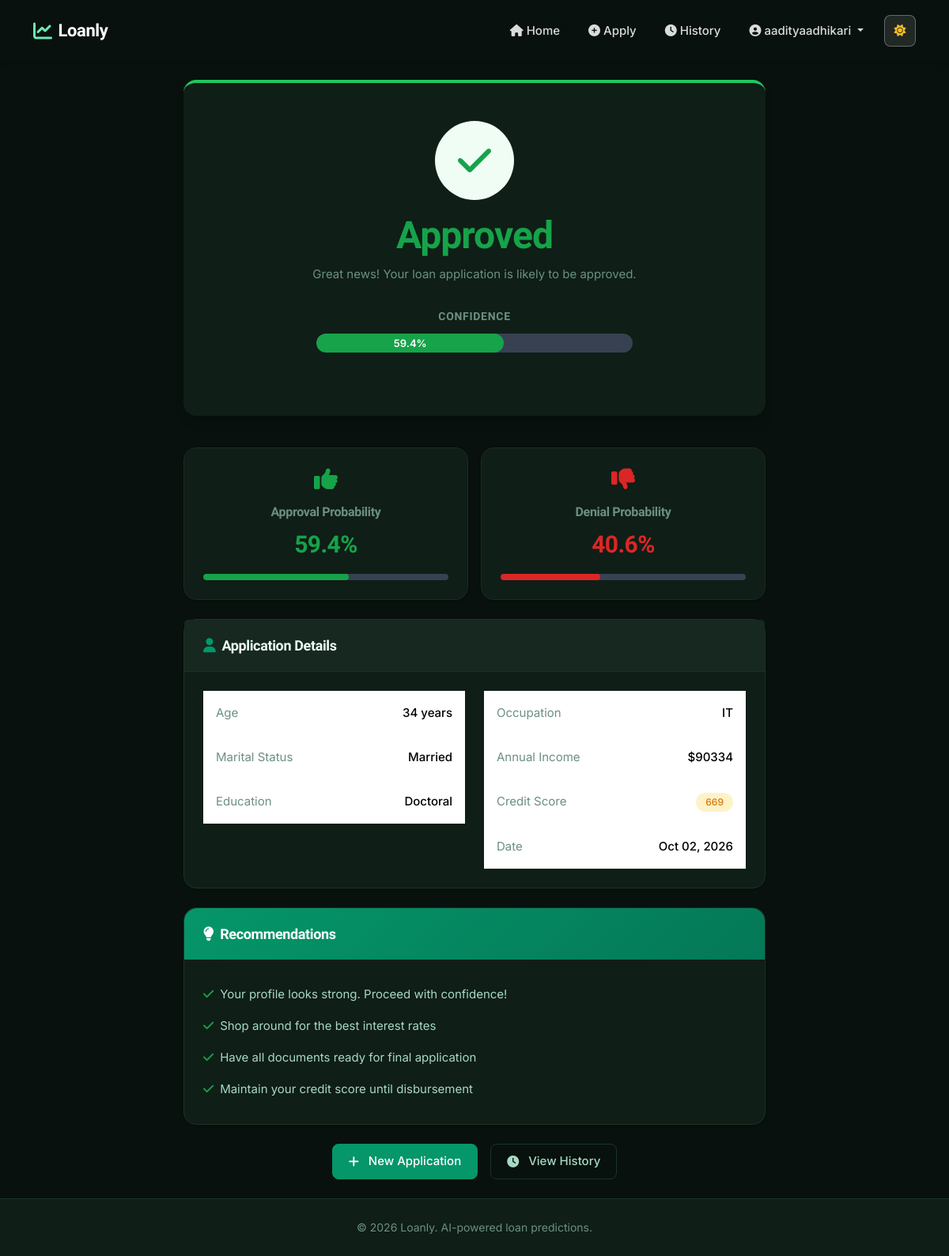
/result/20/ (signed in), run on the app's committed database.
### prediction/models.py (models this page shows, shortened)
class LoanPrediction(models.Model):
    EDUCATION_CHOICES = [
        ('High School', 'High School'),
        ("Associate's", "Associate's"),
        ("Bachelor's", "Bachelor's"),
        ("Master's", "Master's"),
        ('Doctoral', 'Doctoral'),
    ]
    MARITAL_CHOICES = [
        ('Single', 'Single'),
        ('Married', 'Married'),
    ]
    OCCUPATION_CHOICES = [
        (o, o) for o in [
            'Accountant', 'Analyst', 'Architect', 'Banker', 'Chef', 'Consultant',
            'Designer', 'Doctor', 'Engineer', 'IT', 'Lawyer', 'Manager',
            'Marketing', 'Nurse', 'Pharmacist', 'Researcher', 'Sales',
            'Student', 'Teacher', 'Writer',
        ]
    ]
    user = models.ForeignKey(User, on_delete=models.CASCADE,
                             related_name='predictions', null=True, blank=True)
    age = models.IntegerField()
    occupation = models.CharField(max_length=50, choices=OCCUPATION_CHOICES)
    education_level = models.CharField(max_length=20, choices=EDUCATION_CHOICES)
    marital_status = models.CharField(max_length=10, choices=MARITAL_CHOICES)
    income = models.DecimalField(max_digits=12, decimal_places=2)
    credit_score = models.IntegerField()
    prediction_result = models.CharField(max_length=20, default='PENDING')
    approval_probability = models.FloatField(default=0.0)
    denial_probability = models.FloatField(default=0.0)
    confidence = models.FloatField(default=0.0)
    created_at = models.DateTimeField(auto_now_add=True)
    class Meta:
        ordering = ['-created_at']
        verbose_name = 'Loan Prediction'
        verbose_name_plural = 'Loan Predictions'

### prediction/views.py (the view)
# urls.py: path('result/<int:pk>/', views.prediction_result, name='prediction_result'),
@login_required
def prediction_result(request, pk):
    try:
        prediction = LoanPrediction.objects.get(pk=pk, user=request.user)
    except LoanPrediction.DoesNotExist:
        messages.error(request, "Prediction not found")
        return redirect('home')
    try:
        explanation = explain_prediction(
            age=prediction.age,
            occupation=prediction.occupation,
            education_level=prediction.education_level,
            marital_status=prediction.marital_status,
            income=prediction.income,
            credit_score=prediction.credit_score,
        )
    except Exception:
        explanation = []  # the page still works without the explanation
    return render(request, 'prediction/result.html', {
        'prediction': prediction,
        'explanation': explanation,
    })

### prediction/services.py (called while the page is built, shortened)
@lru_cache(maxsize=1)
def get_pipeline():
    try:
        return joblib.load(PIPELINE_PATH)
    except FileNotFoundError as exc:
        raise ModelNotAvailable(
            f"{PIPELINE_PATH.name} not found. Run `python -m ml.train` first."
        ) from exc

def explain_prediction(age, occupation, education_level, marital_status, income,
                       credit_score, top_n=4, min_effect=0.05):
    pipe = get_pipeline()
    clf = pipe.named_steps["clf"]
    if clf.__class__.__name__ != "XGBClassifier":
        return []

### templates/prediction/result.html (shortened to what this page needs)
{% extends 'base.html' %}
{% load static %}
{% block content %}
<div class="row justify-content-center fade-in">
    <div class="col-lg-8">
        <div class="card shadow-lg result-card {% if prediction.prediction_result == 'APPROVED' %}result-approved{% else %}result-denied{% endif %}">
            <div class="card-body py-5">
                {% if prediction.prediction_result == 'APPROVED' %}
                    <div class="result-icon approved">
                        <i class="fas fa-check"></i>
                    </div>
                    <h1 class="display-5 fw-bold text-success mb-2">Approved</h1>
                    <p class="text-muted">Great news! Your loan application is likely to be approved.</p>
                {% else %}
                    <div class="result-icon denied">
                        <i class="fas fa-times"></i>
                    </div>
                    <h1 class="display-5 fw-bold text-danger mb-2">Denied</h1>
                    <p class="text-muted">Your application may not be approved at this time.</p>
                {% endif %}
                <div class="confidence-score">
                    <h5>Confidence</h5>
                    <div class="progress" style="height: 24px;">
                        <div class="progress-bar {% if prediction.prediction_result == 'APPROVED' %}bg-success{% else %}bg-danger{% endif %}"
                             style="width: {{ prediction.confidence }}%;">
                            {{ prediction.confidence|floatformat:1 }}%
                        </div>
                    </div>
                </div>
            </div>
        </div>
        <div class="row mt-4 g-3">
            <div class="col-md-6">
                <div class="card h-100 border-success">
                    <div class="card-body text-center py-4">
                        <i class="fas fa-thumbs-up fa-2x text-success mb-3"></i>
                        <h6 class="text-muted mb-2">Approval Probability</h6>
                        <h2 class="text-success mb-3">{{ prediction.approval_probability|floatformat:1 }}%</h2>
                        <div class="progress" style="height: 8px;">
                            <div class="progress-bar bg-success" style="width: {{ prediction.approval_probability }}%"></div>
                        </div>
                    </div>
                </div>
            </div>
            <div class="col-md-6">
                <div class="card h-100 border-danger">
                    <div class="card-body text-center py-4">
                        <i class="fas fa-thumbs-down fa-2x text-danger mb-3"></i>
                        <h6 class="text-muted mb-2">Denial Probability</h6>
                        <h2 class="text-danger mb-3">{{ prediction.denial_probability|floatformat:1 }}%</h2>
                        <div class="progress" style="height: 8px;">
                            <div class="progress-bar bg-danger" style="width: {{ prediction.denial_probability }}%"></div>
                        </div>
                    </div>
                </div>
            </div>
        </div>
        <div class="card mt-4">
            <div class="card-header bg-light">
                <h5 class="mb-0">
                    <i class="fas fa-user me-2 text-primary"></i>Application Details
                </h5>
            </div>
            <div class="card-body">
                <div class="row">
                    <div class="col-md-6">
                        <table class="table table-borderless mb-0">
                            <tr>
                                <td class="text-muted">Age</td>
                                <td class="text-end fw-medium">{{ prediction.age }} years</td>
                            </tr>
                            <tr>
                                <td class="text-muted">Marital Status</td>
                                <td class="text-end fw-medium">{{ prediction.marital_status }}</td>
                            </tr>
                            <tr>
                                <td class="text-muted">Education</td>
                                <td class="text-end fw-medium">{{ prediction.education_level }}</td>
                            </tr>
                        </table>
                    </div>
                    <div class="col-md-6">
                        <table class="table table-borderless mb-0">
                            <tr>
                                <td class="text-muted">Occupation</td>
                                <td class="text-end fw-medium">{{ prediction.occupation }}</td>
                            </tr>
                            <tr>
                                <td class="text-muted">Annual Income</td>
                                <td class="text-end fw-medium">${{ prediction.income|floatformat:0 }}</td>
                            </tr>
                            <tr>
                                <td class="text-muted">Credit Score</td>
                                <td class="text-end">
                                    <span class="badge {% if prediction.credit_score >= 740 %}bg-success{% elif prediction.credit_score >= 670 %}bg-info{% elif prediction.credit_score >= 580 %}bg-warning{% else %}bg-danger{% endif %}">
                                        {{ prediction.credit_score }}
                                    </span>
                                </td>
                            </tr>
                            <tr>
                                <td class="text-muted">Date</td>
                                <td class="text-end fw-medium">{{ prediction.created_at|date:"M d, Y" }}</td>
                            </tr>
                        </table>
                    </div>
                </div>
            </div>
        </div>
        <div class="card mt-4">
            <div class="card-header bg-primary">
                <h5 class="mb-0 text-white">
                    <i class="fas fa-lightbulb me-2"></i>Recommendations
                </h5>
            </div>
            <div class="card-body">
                {% if prediction.prediction_result == 'APPROVED' %}
                    <ul class="list-unstyled mb-0">
                        <li><i class="fas fa-check text-success me-2"></i>Your profile looks strong. Proceed with confidence!</li>
                        <li><i class="fas fa-check text-success me-2"></i>Shop around for the best interest rates</li>
                        <li><i class="fas fa-check text-success me-2"></i>Have all documents ready for final application</li>
                        <li><i class="fas fa-check text-success me-2"></i>Maintain your credit score until disbursement</li>
                    </ul>
                {% endif %}
            </div>
        </div>
        <div class="d-flex gap-3 justify-content-center mt-4">
            <a href="{% url 'apply' %}" class="btn btn-primary">
                <i class="fas fa-plus me-1"></i>New Application
            </a>
            <a href="{% url 'prediction_history' %}" class="btn btn-outline-secondary">
                <i class="fas fa-clock me-1"></i>View History
            </a>
        </div>
    </div>
</div>
{% endblock %}

### templates/base.html (shortened to what this page needs)
<!DOCTYPE html>
<html lang="en" data-theme="dark">
<head>
    {% load static %}
    <link href="https://cdn.jsdelivr.net/npm/bootstrap@5.3.2/dist/css/bootstrap.min.css" rel="stylesheet">
    <link href="https://cdnjs.cloudflare.com/ajax/libs/font-awesome/6.4.2/css/all.min.css" rel="stylesheet">
    <link href="{% static 'css/style.css' %}?v=2" rel="stylesheet">
</head>
<body>
    <nav class="navbar navbar-expand-lg">
        <div class="container">
            <a class="navbar-brand" href="{% url 'home' %}">
                <i class="fas fa-chart-line"></i>Loanly
            </a>
            <div class="collapse navbar-collapse" id="navbarNav">
                <ul class="navbar-nav ms-auto align-items-center">
                    {% if user.is_authenticated %}
                        <li class="nav-item">
                            <a class="nav-link" href="{% url 'home' %}">
                                <i class="fas fa-home me-1"></i>Home
                            </a>
                        </li>
                        <li class="nav-item">
                            <a class="nav-link" href="{% url 'apply' %}">
                                <i class="fas fa-plus-circle me-1"></i>Apply
                            </a>
                        </li>
                        <li class="nav-item">
                            <a class="nav-link" href="{% url 'prediction_history' %}">
                                <i class="fas fa-clock me-1"></i>History
                            </a>
                        </li>
                        <li class="nav-item dropdown">
                            <a class="nav-link dropdown-toggle" href="#" id="userDropdown" role="button" data-bs-toggle="dropdown">
                                <i class="fas fa-user-circle me-1"></i>{{ user.username }}
                            </a>
                        </li>
                    {% endif %}
                    <li class="nav-item ms-2">
                        <button class="theme-toggle" id="themeToggle" title="Toggle theme">
                            <i class="fas fa-sun"></i>
                        </button>
                    </li>
                </ul>
            </div>
        </div>
    </nav>
    <main class="container py-4">
        {% block content %}{% endblock %}
    </main>
    <footer class="footer">
        <div class="container text-center">
            <span>© 2026 Loanly. AI-powered loan predictions.</span>
        </div>
    </footer>
</body>
</html>
</body>
</html>

### data on the page
LoanPrediction: confidence "59.4", approval_probability "59.4", denial_probability "40.6", age "34", marital_status "Married", education_level "Doctoral", occupation "IT", income "90334", credit_score "669", created_at "Oct 02, 2026"

### other printed values
{{ user.username }} "aadityaadhikari"
